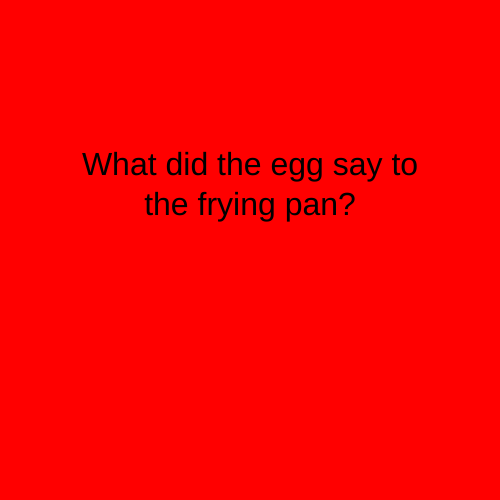
Frame 1 (no input)
Frame 60 (no input): identical to frame 1, image omitted
Frame 120 (the mouse pressed at the canvas centre since frame 60): identical to frame 1, image omitted

The p5.js sketch that drew this single still picture (run headless with seeded random() and noise() and a simulated clock; from frame 60 on, the mouse is pressed at the canvas centre):

// p5.js sketch
// ── sketch.js
let timer = 0;
let state = 0;

function setup() {
  createCanvas(500, 500);
  textSize(32) ;
  textAlign(CENTER) ;
  rectMode(CENTER) ;

}

function draw() {

  switch (state) {

    case 0:
    background('red') ;
    text("What did the egg say to the frying pan?", 250, 250, 350, 200) ;
    // increment the timer variable
    timer = timer + 1 ;
    // if the timer var is greater than 200
    if (timer > 200) {
        // make it go to state 1
        state = 1 ;
        timer = 0
    }

      break;

    case 1:
    background('blue') ;
    text("You crack me up", 250, 250, 350, 200) ;
    break ;

  }



}
